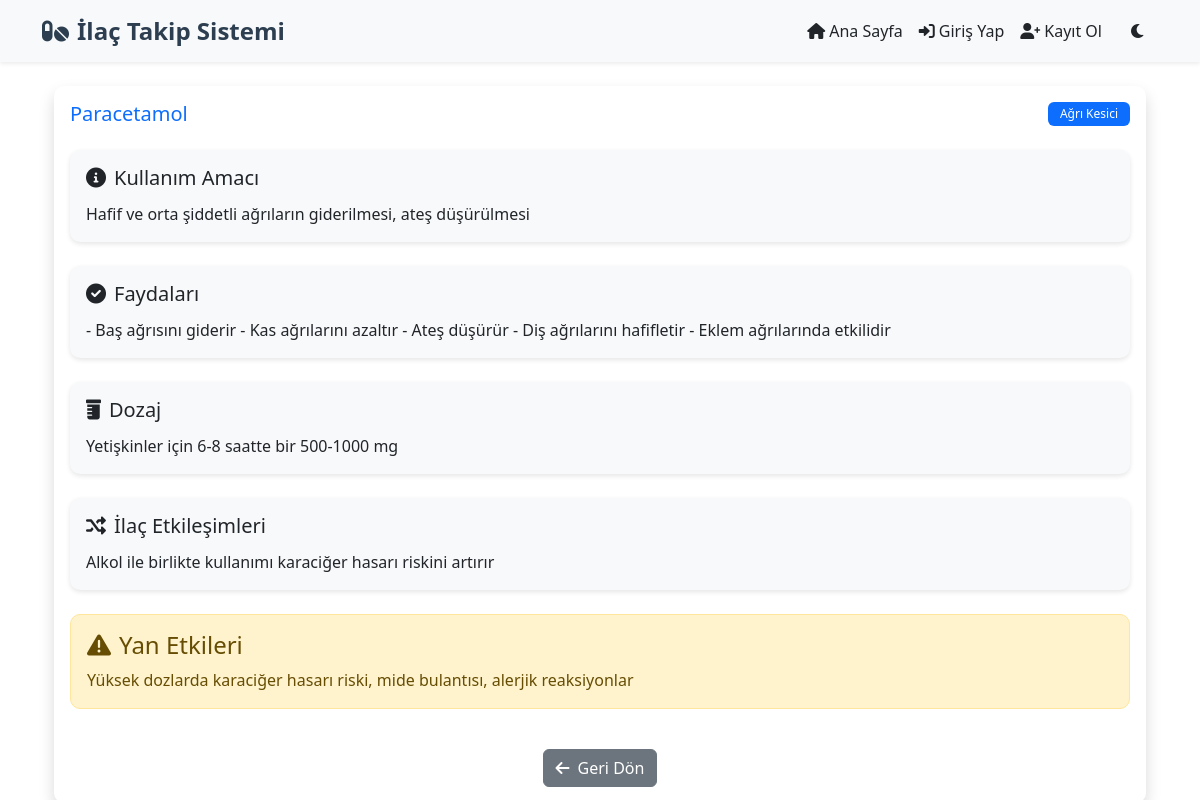
Screenshot of /ilac/1 with the database file from the repository.
### app.py (models this page shows)
class Ilac(db.Model):
    id = db.Column(db.Integer, primary_key=True)
    ad = db.Column(db.String(100), nullable=False)
    kategori = db.Column(db.String(50))
    kullanim_amaci = db.Column(db.Text)
    faydalar = db.Column(db.Text)
    yan_etkiler = db.Column(db.Text)
    etkilesimler = db.Column(db.Text)
    dozaj = db.Column(db.String(200))
    receteler = db.relationship('Recete', backref='ilac', lazy=True)
    hatirlaticilar = db.relationship('Hatirlatici', backref='ilac', lazy=True)

### app.py (the view)
@app.route('/ilac/<int:ilac_id>')
def ilac_detay(ilac_id):
    ilac = Ilac.query.get_or_404(ilac_id)
    return render_template('ilac_detay.html', ilac=ilac)

### templates/ilac_detay.html (shortened to what this page needs)
{% extends "base.html" %}
{% block content %}
<div class="container">
    <div class="card shadow">
        <div class="card-body">
            <div class="d-flex justify-content-between align-items-center mb-4">
                <h1 class="card-title text-primary mb-0">{{ ilac.ad }}</h1>
                <span class="badge bg-primary">{{ ilac.kategori }}</span>
            </div>
            <div class="row">
                <div class="col-md-12 mb-4">
                    <div class="card bg-light border-0">
                        <div class="card-body">
                            <h4 class="card-title">
                                <i class="fas fa-info-circle me-2"></i>Kullanım Amacı
                            </h4>
                            <p class="card-text">{{ ilac.kullanim_amaci }}</p>
                        </div>
                    </div>
                </div>
                <div class="col-md-12 mb-4">
                    <div class="card bg-light border-0">
                        <div class="card-body">
                            <h4 class="card-title">
                                <i class="fas fa-check-circle me-2"></i>Faydaları
                            </h4>
                            <div class="card-text">
                                {{ ilac.faydalar | safe }}
                            </div>
                        </div>
                    </div>
                </div>
                <div class="col-md-12 mb-4">
                    <div class="card bg-light border-0">
                        <div class="card-body">
                            <h4 class="card-title">
                                <i class="fas fa-prescription-bottle me-2"></i>Dozaj
                            </h4>
                            <p class="card-text">{{ ilac.dozaj }}</p>
                        </div>
                    </div>
                </div>
                <div class="col-md-12 mb-4">
                    <div class="card bg-light border-0">
                        <div class="card-body">
                            <h4 class="card-title">
                                <i class="fas fa-random me-2"></i>İlaç Etkileşimleri
                            </h4>
                            <p class="card-text">{{ ilac.etkilesimler }}</p>
                        </div>
                    </div>
                </div>
                <div class="col-md-12 mb-4">
                    <div class="alert alert-warning">
                        <h4 class="alert-heading">
                            <i class="fas fa-exclamation-triangle me-2"></i>Yan Etkileri
                        </h4>
                        <p class="mb-0">{{ ilac.yan_etkiler }}</p>
                    </div>
                </div>
            </div>
            <div class="text-center">
                <a href="{{ url_for('ana_sayfa') }}" class="btn btn-secondary">
                    <i class="fas fa-arrow-left me-2"></i>Geri Dön
                </a>
            </div>
        </div>
    </div>
</div>
{% endblock %}

### templates/base.html (style rules this page uses)
:root { --primary-color: #3498db; --secondary-color: #2c3e50; }
body { background-color: var(--bs-body-bg); transition: all 0.3s ease; }
.card { border: none; box-shadow: 0 2px 5px rgba(0,0,0,0.1); transition: all 0.3s ease; border-radius: 10px; background-color: var(--bs-body-bg); }
.badge { padding: 6px 12px; font-weight: 500; }
.card-title { font-size: 1.25rem; margin-bottom: 0.75rem; color: var(--bs-body-color); }
.alert { border-radius: 10px; }

### rows the page displays
Ilac: ad "Paracetamol", kategori "Ağrı Kesici", kullanim_amaci "Hafif ve orta şiddetli ağrıların giderilmesi, ateş düşürülmesi", faydalar "- Baş ağrısını giderir - Kas ağrılarını azaltır - Ateş düşürür - Diş ağrılarını hafifletir - Eklem ağrılarında etkilidir", dozaj "Yetişkinler için 6-8 saatte bir 500-1000 mg", etkilesimler "Alkol ile birlikte kullanımı karaciğer hasarı riskini artırır", yan_etkiler "Yüksek dozlarda karaciğer hasarı riski, mide bulantısı, alerjik reaksiyonlar"
